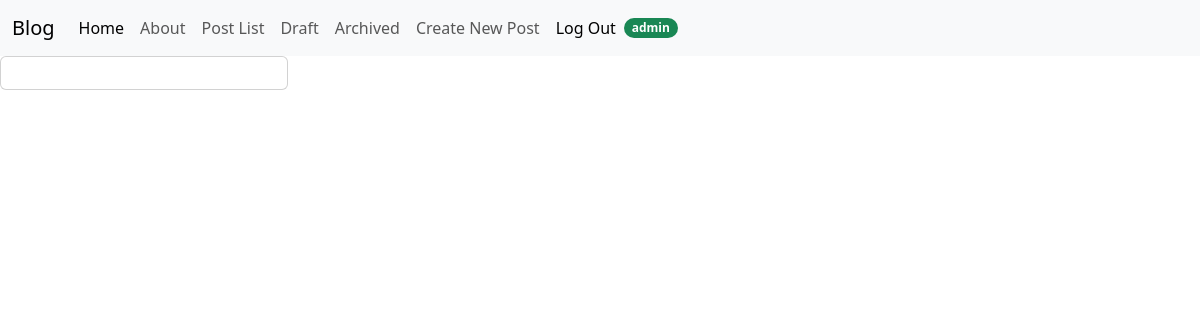
The app's page /posts/drafts/list/ (signed in), older data.
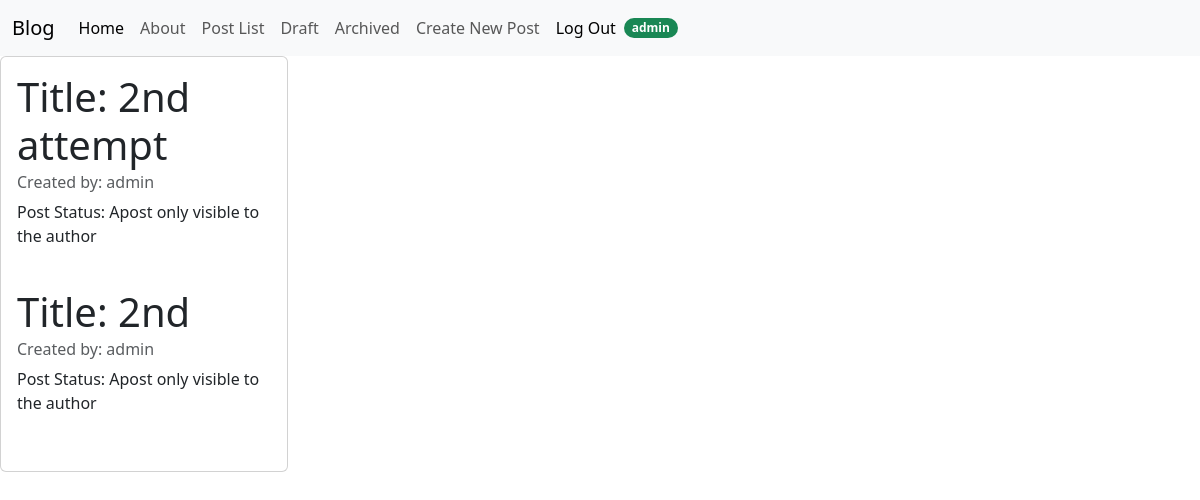
The same page, newer data.
### posts/models.py (models this page shows, shortened)
class Post(models.Model):
    title = models.CharField(max_length=128)
    subtitle = models.CharField(max_length=256)
    body = models.TextField()
    author = models.ForeignKey(
        get_user_model(),
        on_delete=models.CASCADE
    )
    created_on = models.DateTimeField(auto_now_add=True)
    status = models.ForeignKey(
        Status,
        on_delete=models.CASCADE
    )

class Status(models.Model):
    name = models.CharField(max_length=128, unique=True)
    description = models.CharField(max_length=256, help_text="Write a description about the status: ")

### posts/views.py (the view)
# urls.py: path('drafts/list/', PostDraftListView.as_view(), name='draft_list'),
class PostDraftListView(LoginRequiredMixin, ListView):
    template_name = "posts/draft_list.html"
    context_object_name = "draft"
    status = Status.objects.get(name="draft")
    queryset = Post.objects.filter(status=status).order_by("created_on").reverse()
    def get_context_data(self, **kwargs):
        context = super().get_context_data(**kwargs)
        draft_posts = context['draft'].filter(author=self.request.user)
        context['draft'] = draft_posts
        return context

### templates/posts/draft_list.html (shortened to what this page needs)
{% extends 'base.html' %}
{% block content %}
    <div class="card" style="width: 18rem;">
        <div class="card-body">
            {% for item in draft %}
            <h1 class="card-title">Title: {{ item.title }}</h1>
            <h6 class="card-subtitle mb-2 text-body-secondary">Created by: {{ item.author }}</h6>
            <p class="card-text">Post Status: {{ item.status.description  }}</p>
            <br>
            {% endfor %}
        </div>
    </div>
{% endblock %}

### templates/base.html (shortened to what this page needs)
<!DOCTYPE html>
<html lang="en">
<head>
    <link href="https://cdn.jsdelivr.net/npm/bootstrap@5.3.8/dist/css/bootstrap.min.css" rel="stylesheet">
</head>
<body>
    {% include 'navbar.html' %}
    <div>{% block content %}{% endblock content %}</div>
</body>
</html>

### templates/navbar.html (shortened to what this page needs)
<nav class="navbar navbar-expand-lg bg-body-tertiary">
  <div class="container-fluid">
    <a class="navbar-brand" href="{% url 'home' %}">Blog</a>
    <div class="collapse navbar-collapse" id="navbarNavDropdown">
      <ul class="navbar-nav">
        <li class="nav-item">
          <a class="nav-link active" aria-current="page" href="{% url 'home' %}">Home</a>
        </li>
        <li class="nav-item">
          <a class="nav-link" href="{% url 'about' %}">About</a>
        </li>
         <li class="nav-item">
          <a class="nav-link" href="{% url 'posts' %}">Post List</a>
        </li>
        {% if user.is_authenticated %}
         <li class="nav-item">
          <a class="nav-link" href="{% url 'draft_list' %}">Draft</a>
        </li>
         <li class="nav-item">
          <a class="nav-link" href="{% url 'archived_list' %}">Archived</a>
        </li>
         <li class="nav-item">
          <a class="nav-link" href="{% url 'new' %}">Create New Post</a>
        </li>
           <li class="nav-item">
             <form method="post" action="{% url 'logout' %}">
              <input type="submit" value="Log Out" class="nav-link active">
             </form>
           </li>
        {% endif%}
      </ul>
      {% if user.is_authenticated %}
        <div class="d-flex">
          <span class="badge rounded-pill text-bg-success">{{user}}</span>
        </div>
        {% endif %}
    </div>
  </div>
</nav>

Row changes from the older to the newer data that the page shows:
added Post: title "2nd attempt", author "admin", status.description "Apost only visible to the author"
added Post: title "2nd", author "admin", status.description "Apost only visible to the author"
